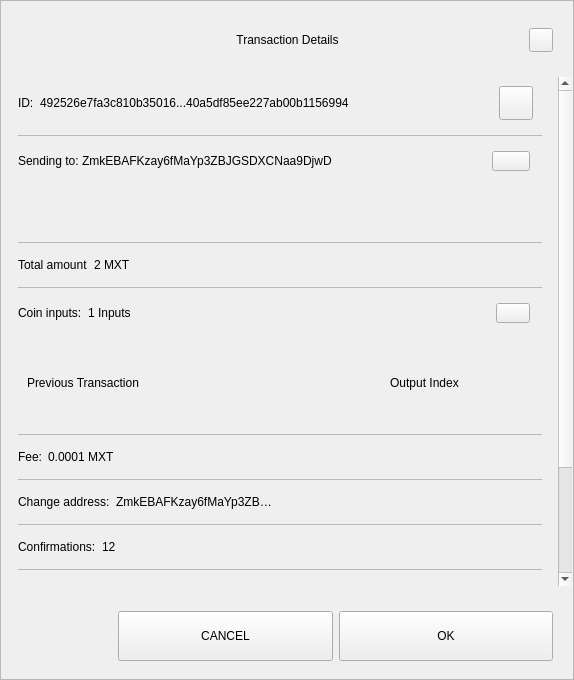
<?xml version="1.0" encoding="UTF-8"?>
<ui version="4.0">
 <class>TxDetailDialog</class>
 <widget class="QWidget" name="TxDetailDialog">
  <property name="geometry">
   <rect>
    <x>0</x>
    <y>0</y>
    <width>574</width>
    <height>680</height>
   </rect>
  </property>
  <property name="sizePolicy">
   <sizepolicy hsizetype="Preferred" vsizetype="Expanding">
    <horstretch>0</horstretch>
    <verstretch>0</verstretch>
   </sizepolicy>
  </property>
  <property name="minimumSize">
   <size>
    <width>574</width>
    <height>500</height>
   </size>
  </property>
  <property name="windowTitle">
   <string>Form</string>
  </property>
  <property name="styleSheet">
   <string notr="true"/>
  </property>
  <layout class="QVBoxLayout" name="verticalLayout_3">
   <property name="spacing">
    <number>0</number>
   </property>
   <property name="leftMargin">
    <number>0</number>
   </property>
   <property name="topMargin">
    <number>0</number>
   </property>
   <property name="rightMargin">
    <number>0</number>
   </property>
   <property name="bottomMargin">
    <number>0</number>
   </property>
   <item>
    <widget class="QFrame" name="frame">
     <property name="sizePolicy">
      <sizepolicy hsizetype="Preferred" vsizetype="Expanding">
       <horstretch>0</horstretch>
       <verstretch>0</verstretch>
      </sizepolicy>
     </property>
     <property name="styleSheet">
      <string notr="true"/>
     </property>
     <property name="frameShape">
      <enum>QFrame::StyledPanel</enum>
     </property>
     <property name="frameShadow">
      <enum>QFrame::Raised</enum>
     </property>
     <layout class="QVBoxLayout" name="verticalLayout">
      <property name="leftMargin">
       <number>0</number>
      </property>
      <property name="rightMargin">
       <number>0</number>
      </property>
      <item>
       <layout class="QHBoxLayout" name="horizontalLayout_3">
        <property name="spacing">
         <number>0</number>
        </property>
        <property name="leftMargin">
         <number>20</number>
        </property>
        <property name="topMargin">
         <number>10</number>
        </property>
        <property name="rightMargin">
         <number>20</number>
        </property>
        <item>
         <spacer name="horizontalSpacer_1">
          <property name="orientation">
           <enum>Qt::Horizontal</enum>
          </property>
          <property name="sizeHint" stdset="0">
           <size>
            <width>40</width>
            <height>20</height>
           </size>
          </property>
         </spacer>
        </item>
        <item>
         <widget class="QLabel" name="labelTitle">
          <property name="minimumSize">
           <size>
            <width>0</width>
            <height>40</height>
           </size>
          </property>
          <property name="maximumSize">
           <size>
            <width>16777215</width>
            <height>40</height>
           </size>
          </property>
          <property name="styleSheet">
           <string notr="true">padding-left:24px;</string>
          </property>
          <property name="text">
           <string>Transaction Details</string>
          </property>
          <property name="alignment">
           <set>Qt::AlignCenter</set>
          </property>
          <property name="margin">
           <number>7</number>
          </property>
         </widget>
        </item>
        <item>
         <spacer name="horizontalSpacer_2">
          <property name="orientation">
           <enum>Qt::Horizontal</enum>
          </property>
          <property name="sizeHint" stdset="0">
           <size>
            <width>40</width>
            <height>20</height>
           </size>
          </property>
         </spacer>
        </item>
        <item>
         <widget class="QPushButton" name="btnEsc">
          <property name="minimumSize">
           <size>
            <width>24</width>
            <height>24</height>
           </size>
          </property>
          <property name="maximumSize">
           <size>
            <width>24</width>
            <height>24</height>
           </size>
          </property>
          <property name="focusPolicy">
           <enum>Qt::NoFocus</enum>
          </property>
          <property name="text">
           <string/>
          </property>
         </widget>
        </item>
       </layout>
      </item>
      <item>
       <spacer name="verticalSpacer">
        <property name="orientation">
         <enum>Qt::Vertical</enum>
        </property>
        <property name="sizeType">
         <enum>QSizePolicy::Fixed</enum>
        </property>
        <property name="sizeHint" stdset="0">
         <size>
          <width>20</width>
          <height>10</height>
         </size>
        </property>
       </spacer>
      </item>
      <item>
       <widget class="QWidget" name="layoutScroll" native="true">
        <property name="minimumSize">
         <size>
          <width>0</width>
          <height>0</height>
         </size>
        </property>
        <layout class="QVBoxLayout" name="verticalLayout_4">
         <property name="leftMargin">
          <number>0</number>
         </property>
         <property name="topMargin">
          <number>0</number>
         </property>
         <property name="rightMargin">
          <number>0</number>
         </property>
         <item>
          <widget class="QScrollArea" name="scrollArea">
           <property name="styleSheet">
            <string notr="true">#scrollArea {
background:transparent;
}</string>
           </property>
           <property name="horizontalScrollBarPolicy">
            <enum>Qt::ScrollBarAlwaysOff</enum>
           </property>
           <property name="sizeAdjustPolicy">
            <enum>QAbstractScrollArea::AdjustIgnored</enum>
           </property>
           <property name="widgetResizable">
            <bool>true</bool>
           </property>
           <property name="alignment">
            <set>Qt::AlignLeading|Qt::AlignLeft|Qt::AlignTop</set>
           </property>
           <widget class="QWidget" name="scrollAreaWidgetContents">
            <property name="geometry">
             <rect>
              <x>0</x>
              <y>0</y>
              <width>556</width>
              <height>672</height>
             </rect>
            </property>
            <property name="autoFillBackground">
             <bool>false</bool>
            </property>
            <property name="styleSheet">
             <string notr="true">#scrollAreaWidgetContents {
background:transparent;
}</string>
            </property>
            <layout class="QVBoxLayout" name="verticalLayout_7">
             <property name="spacing">
              <number>0</number>
             </property>
             <property name="sizeConstraint">
              <enum>QLayout::SetDefaultConstraint</enum>
             </property>
             <property name="leftMargin">
              <number>0</number>
             </property>
             <property name="topMargin">
              <number>0</number>
             </property>
             <property name="rightMargin">
              <number>0</number>
             </property>
             <property name="bottomMargin">
              <number>0</number>
             </property>
             <item>
              <widget class="QWidget" name="content" native="true">
               <layout class="QVBoxLayout" name="verticalLayout_2">
                <property name="leftMargin">
                 <number>16</number>
                </property>
                <property name="topMargin">
                 <number>0</number>
                </property>
                <property name="rightMargin">
                 <number>16</number>
                </property>
                <item>
                 <widget class="QWidget" name="contentID" native="true">
                  <layout class="QHBoxLayout" name="horizontalLayout_12" stretch="0,1,0">
                   <property name="leftMargin">
                    <number>0</number>
                   </property>
                   <item>
                    <widget class="QLabel" name="labelId">
                     <property name="maximumSize">
                      <size>
                       <width>16777215</width>
                       <height>16777215</height>
                      </size>
                     </property>
                     <property name="text">
                      <string>ID:</string>
                     </property>
                    </widget>
                   </item>
                   <item>
                    <widget class="QLabel" name="textId">
                     <property name="text">
                      <string>492526e7fa3c810b35016...40a5df85ee227ab00b1156994</string>
                     </property>
                    </widget>
                   </item>
                   <item>
                    <widget class="QPushButton" name="pushCopy">
                     <property name="minimumSize">
                      <size>
                       <width>34</width>
                       <height>34</height>
                      </size>
                     </property>
                     <property name="maximumSize">
                      <size>
                       <width>34</width>
                       <height>34</height>
                      </size>
                     </property>
                     <property name="focusPolicy">
                      <enum>Qt::NoFocus</enum>
                     </property>
                     <property name="text">
                      <string/>
                     </property>
                     <property name="iconSize">
                      <size>
                       <width>24</width>
                       <height>24</height>
                      </size>
                     </property>
                    </widget>
                   </item>
                  </layout>
                 </widget>
                </item>
                <item>
                 <widget class="QLabel" name="labelDivider9">
                  <property name="maximumSize">
                   <size>
                    <width>16777215</width>
                    <height>1</height>
                   </size>
                  </property>
                  <property name="styleSheet">
                   <string notr="true">background-color:#bababa;</string>
                  </property>
                  <property name="text">
                   <string/>
                  </property>
                 </widget>
                </item>
                <item>
                 <widget class="QWidget" name="contentOutputs" native="true">
                  <layout class="QHBoxLayout" name="horizontalLayout_11" stretch="0,3,0">
                   <property name="spacing">
                    <number>0</number>
                   </property>
                   <property name="leftMargin">
                    <number>0</number>
                   </property>
                   <property name="rightMargin">
                    <number>12</number>
                   </property>
                   <item>
                    <widget class="QLabel" name="labelSend">
                     <property name="maximumSize">
                      <size>
                       <width>16777215</width>
                       <height>16777215</height>
                      </size>
                     </property>
                     <property name="text">
                      <string>Sending to: </string>
                     </property>
                    </widget>
                   </item>
                   <item>
                    <widget class="QLabel" name="textSend">
                     <property name="text">
                      <string>ZmkEBAFKzay6fMaYp3ZBJGSDXCNaa9DjwD </string>
                     </property>
                    </widget>
                   </item>
                   <item>
                    <widget class="QPushButton" name="pushOutputs">
                     <property name="minimumSize">
                      <size>
                       <width>34</width>
                       <height>20</height>
                      </size>
                     </property>
                     <property name="maximumSize">
                      <size>
                       <width>38</width>
                       <height>20</height>
                      </size>
                     </property>
                     <property name="focusPolicy">
                      <enum>Qt::NoFocus</enum>
                     </property>
                     <property name="styleSheet">
                      <string notr="true"/>
                     </property>
                     <property name="text">
                      <string/>
                     </property>
                    </widget>
                   </item>
                  </layout>
                 </widget>
                </item>
                <item>
                 <widget class="QScrollArea" name="outputsScrollArea">
                  <property name="minimumSize">
                   <size>
                    <width>0</width>
                    <height>50</height>
                   </size>
                  </property>
                  <property name="styleSheet">
                   <string notr="true">#outputsScrollArea {
background:transparent;
}</string>
                  </property>
                  <property name="widgetResizable">
                   <bool>true</bool>
                  </property>
                  <widget class="QWidget" name="container_outputs_base">
                   <property name="geometry">
                    <rect>
                     <x>0</x>
                     <y>0</y>
                     <width>522</width>
                     <height>48</height>
                    </rect>
                   </property>
                   <property name="styleSheet">
                    <string notr="true">#container_outputs_base {
background:transparent;
}</string>
                   </property>
                  </widget>
                 </widget>
                </item>
                <item>
                 <widget class="QLabel" name="labelDivider8">
                  <property name="maximumSize">
                   <size>
                    <width>16777215</width>
                    <height>1</height>
                   </size>
                  </property>
                  <property name="styleSheet">
                   <string notr="true">background-color:#bababa;</string>
                  </property>
                  <property name="text">
                   <string/>
                  </property>
                 </widget>
                </item>
                <item>
                 <widget class="QWidget" name="contentAmount" native="true">
                  <layout class="QHBoxLayout" name="horizontalLayout_4" stretch="0,1">
                   <property name="leftMargin">
                    <number>0</number>
                   </property>
                   <item>
                    <widget class="QLabel" name="labelAmount">
                     <property name="maximumSize">
                      <size>
                       <width>16777215</width>
                       <height>16777215</height>
                      </size>
                     </property>
                     <property name="text">
                      <string>Total amount</string>
                     </property>
                    </widget>
                   </item>
                   <item>
                    <widget class="QLabel" name="textAmount">
                     <property name="text">
                      <string>2 MXT</string>
                     </property>
                    </widget>
                   </item>
                  </layout>
                 </widget>
                </item>
                <item>
                 <widget class="QLabel" name="labelDivider6">
                  <property name="maximumSize">
                   <size>
                    <width>16777215</width>
                    <height>1</height>
                   </size>
                  </property>
                  <property name="styleSheet">
                   <string notr="true">background-color:#bababa;</string>
                  </property>
                  <property name="text">
                   <string/>
                  </property>
                 </widget>
                </item>
                <item>
                 <widget class="QWidget" name="contentInputs" native="true">
                  <layout class="QHBoxLayout" name="horizontalLayout" stretch="0,2,0">
                   <property name="leftMargin">
                    <number>0</number>
                   </property>
                   <property name="rightMargin">
                    <number>12</number>
                   </property>
                   <item>
                    <widget class="QLabel" name="labelInputs">
                     <property name="sizePolicy">
                      <sizepolicy hsizetype="Minimum" vsizetype="Preferred">
                       <horstretch>0</horstretch>
                       <verstretch>0</verstretch>
                      </sizepolicy>
                     </property>
                     <property name="maximumSize">
                      <size>
                       <width>16777215</width>
                       <height>16777215</height>
                      </size>
                     </property>
                     <property name="text">
                      <string>Coin inputs:</string>
                     </property>
                    </widget>
                   </item>
                   <item>
                    <widget class="QLabel" name="textInputs">
                     <property name="text">
                      <string>1 Inputs</string>
                     </property>
                    </widget>
                   </item>
                   <item>
                    <widget class="QPushButton" name="pushInputs">
                     <property name="maximumSize">
                      <size>
                       <width>34</width>
                       <height>20</height>
                      </size>
                     </property>
                     <property name="focusPolicy">
                      <enum>Qt::NoFocus</enum>
                     </property>
                     <property name="styleSheet">
                      <string notr="true"/>
                     </property>
                     <property name="text">
                      <string/>
                     </property>
                    </widget>
                   </item>
                  </layout>
                 </widget>
                </item>
                <item>
                 <widget class="QFrame" name="gridInputs">
                  <property name="sizePolicy">
                   <sizepolicy hsizetype="Preferred" vsizetype="MinimumExpanding">
                    <horstretch>0</horstretch>
                    <verstretch>0</verstretch>
                   </sizepolicy>
                  </property>
                  <property name="minimumSize">
                   <size>
                    <width>0</width>
                    <height>90</height>
                   </size>
                  </property>
                  <layout class="QGridLayout" name="gridLayoutInput" columnstretch="5,2" rowminimumheight="0">
                   <property name="sizeConstraint">
                    <enum>QLayout::SetMaximumSize</enum>
                   </property>
                   <property name="verticalSpacing">
                    <number>0</number>
                   </property>
                   <item row="0" column="0" alignment="Qt::AlignLeft">
                    <widget class="QLabel" name="labelTitlePrevTx">
                     <property name="text">
                      <string>Previous Transaction</string>
                     </property>
                    </widget>
                   </item>
                   <item row="0" column="1" alignment="Qt::AlignLeft">
                    <widget class="QLabel" name="labelOutputIndex">
                     <property name="text">
                      <string>Output Index</string>
                     </property>
                     <property name="alignment">
                      <set>Qt::AlignCenter</set>
                     </property>
                    </widget>
                   </item>
                  </layout>
                 </widget>
                </item>
                <item>
                 <widget class="QLabel" name="labelDivider1">
                  <property name="maximumSize">
                   <size>
                    <width>16777215</width>
                    <height>1</height>
                   </size>
                  </property>
                  <property name="styleSheet">
                   <string notr="true">background-color:#bababa;</string>
                  </property>
                  <property name="text">
                   <string/>
                  </property>
                 </widget>
                </item>
                <item>
                 <widget class="QWidget" name="contentFee" native="true">
                  <layout class="QHBoxLayout" name="horizontalLayout_7" stretch="0,1">
                   <property name="leftMargin">
                    <number>0</number>
                   </property>
                   <item>
                    <widget class="QLabel" name="labelFee">
                     <property name="maximumSize">
                      <size>
                       <width>16777215</width>
                       <height>16777215</height>
                      </size>
                     </property>
                     <property name="text">
                      <string>Fee:</string>
                     </property>
                    </widget>
                   </item>
                   <item>
                    <widget class="QLabel" name="textFee">
                     <property name="text">
                      <string>0.0001 MXT</string>
                     </property>
                    </widget>
                   </item>
                  </layout>
                 </widget>
                </item>
                <item>
                 <widget class="QLabel" name="labelDivider2">
                  <property name="maximumSize">
                   <size>
                    <width>16777215</width>
                    <height>1</height>
                   </size>
                  </property>
                  <property name="styleSheet">
                   <string notr="true">background-color:#bababa;</string>
                  </property>
                  <property name="text">
                   <string/>
                  </property>
                 </widget>
                </item>
                <item>
                 <widget class="QWidget" name="contentChangeAddress" native="true">
                  <layout class="QHBoxLayout" name="horizontalLayout_6" stretch="0,1">
                   <property name="leftMargin">
                    <number>0</number>
                   </property>
                   <item>
                    <widget class="QLabel" name="labelChange">
                     <property name="maximumSize">
                      <size>
                       <width>16777215</width>
                       <height>16777215</height>
                      </size>
                     </property>
                     <property name="text">
                      <string>Change address:</string>
                     </property>
                    </widget>
                   </item>
                   <item>
                    <widget class="QLabel" name="textChange">
                     <property name="text">
                      <string>ZmkEBAFKzay6fMaYp3ZB… </string>
                     </property>
                    </widget>
                   </item>
                  </layout>
                 </widget>
                </item>
                <item>
                 <widget class="QLabel" name="labelDivider4">
                  <property name="maximumSize">
                   <size>
                    <width>16777215</width>
                    <height>1</height>
                   </size>
                  </property>
                  <property name="styleSheet">
                   <string notr="true">background-color:#bababa;</string>
                  </property>
                  <property name="text">
                   <string/>
                  </property>
                 </widget>
                </item>
                <item>
                 <widget class="QWidget" name="contentConfirmations" native="true">
                  <layout class="QHBoxLayout" name="horizontalLayout_8" stretch="0,1">
                   <property name="leftMargin">
                    <number>0</number>
                   </property>
                   <item>
                    <widget class="QLabel" name="labelConfirmations">
                     <property name="maximumSize">
                      <size>
                       <width>16777215</width>
                       <height>16777215</height>
                      </size>
                     </property>
                     <property name="text">
                      <string>Confirmations:</string>
                     </property>
                    </widget>
                   </item>
                   <item>
                    <widget class="QLabel" name="textConfirmations">
                     <property name="text">
                      <string>12</string>
                     </property>
                    </widget>
                   </item>
                  </layout>
                 </widget>
                </item>
                <item>
                 <widget class="QLabel" name="labelDivider7">
                  <property name="maximumSize">
                   <size>
                    <width>16777215</width>
                    <height>1</height>
                   </size>
                  </property>
                  <property name="styleSheet">
                   <string notr="true">background-color:#bababa;</string>
                  </property>
                  <property name="text">
                   <string/>
                  </property>
                 </widget>
                </item>
                <item>
                 <widget class="QWidget" name="contentSize" native="true">
                  <layout class="QHBoxLayout" name="horizontalLayout_9" stretch="0,1">
                   <property name="leftMargin">
                    <number>0</number>
                   </property>
                   <item>
                    <widget class="QLabel" name="labelSize">
                     <property name="maximumSize">
                      <size>
                       <width>16777215</width>
                       <height>16777215</height>
                      </size>
                     </property>
                     <property name="text">
                      <string>Size:</string>
                     </property>
                    </widget>
                   </item>
                   <item>
                    <widget class="QLabel" name="textSize">
                     <property name="text">
                      <string>2 kB</string>
                     </property>
                    </widget>
                   </item>
                  </layout>
                 </widget>
                </item>
                <item>
                 <widget class="QLabel" name="labelDivider3">
                  <property name="maximumSize">
                   <size>
                    <width>16777215</width>
                    <height>1</height>
                   </size>
                  </property>
                  <property name="styleSheet">
                   <string notr="true">background-color:#bababa;</string>
                  </property>
                  <property name="text">
                   <string/>
                  </property>
                 </widget>
                </item>
                <item>
                 <widget class="QWidget" name="contentDate" native="true">
                  <layout class="QHBoxLayout" name="horizontalLayout_5" stretch="0,1">
                   <property name="leftMargin">
                    <number>0</number>
                   </property>
                   <item>
                    <widget class="QLabel" name="labelDate">
                     <property name="maximumSize">
                      <size>
                       <width>16777215</width>
                       <height>16777215</height>
                      </size>
                     </property>
                     <property name="text">
                      <string>Date:</string>
                     </property>
                    </widget>
                   </item>
                   <item>
                    <widget class="QLabel" name="textDate">
                     <property name="text">
                      <string>May 25, 2017</string>
                     </property>
                    </widget>
                   </item>
                  </layout>
                 </widget>
                </item>
                <item>
                 <widget class="QLabel" name="labelDivider5">
                  <property name="maximumSize">
                   <size>
                    <width>16777215</width>
                    <height>1</height>
                   </size>
                  </property>
                  <property name="styleSheet">
                   <string notr="true">background-color:#bababa;</string>
                  </property>
                  <property name="text">
                   <string/>
                  </property>
                 </widget>
                </item>
                <item>
                 <widget class="QWidget" name="contentStatus" native="true">
                  <layout class="QHBoxLayout" name="horizontalLayout_10" stretch="0,1">
                   <property name="leftMargin">
                    <number>0</number>
                   </property>
                   <item>
                    <widget class="QLabel" name="labelStatus">
                     <property name="maximumSize">
                      <size>
                       <width>16777215</width>
                       <height>16777215</height>
                      </size>
                     </property>
                     <property name="text">
                      <string>Status:</string>
                     </property>
                    </widget>
                   </item>
                   <item>
                    <widget class="QLabel" name="textStatus">
                     <property name="text">
                      <string>Spendable</string>
                     </property>
                    </widget>
                   </item>
                  </layout>
                 </widget>
                </item>
                <item>
                 <spacer name="verticalSpacer_2">
                  <property name="orientation">
                   <enum>Qt::Vertical</enum>
                  </property>
                  <property name="sizeType">
                   <enum>QSizePolicy::Expanding</enum>
                  </property>
                  <property name="sizeHint" stdset="0">
                   <size>
                    <width>20</width>
                    <height>10</height>
                   </size>
                  </property>
                 </spacer>
                </item>
                <item>
                 <widget class="QLabel" name="labelWarning">
                  <property name="text">
                   <string>TextLabel</string>
                  </property>
                  <property name="alignment">
                   <set>Qt::AlignCenter</set>
                  </property>
                 </widget>
                </item>
               </layout>
              </widget>
             </item>
            </layout>
           </widget>
          </widget>
         </item>
        </layout>
       </widget>
      </item>
      <item>
       <widget class="QWidget" name="containerButtons" native="true">
        <layout class="QHBoxLayout" name="horizontalLayout1" stretch="1,2,2">
         <property name="leftMargin">
          <number>10</number>
         </property>
         <property name="rightMargin">
          <number>20</number>
         </property>
         <item>
          <spacer name="horizontalSpacer_3">
           <property name="orientation">
            <enum>Qt::Horizontal</enum>
           </property>
           <property name="sizeHint" stdset="0">
            <size>
             <width>40</width>
             <height>20</height>
            </size>
           </property>
          </spacer>
         </item>
         <item>
          <widget class="QPushButton" name="btnCancel">
           <property name="minimumSize">
            <size>
             <width>200</width>
             <height>50</height>
            </size>
           </property>
           <property name="focusPolicy">
            <enum>Qt::NoFocus</enum>
           </property>
           <property name="text">
            <string>CANCEL</string>
           </property>
          </widget>
         </item>
         <item>
          <widget class="QPushButton" name="btnSave">
           <property name="minimumSize">
            <size>
             <width>200</width>
             <height>50</height>
            </size>
           </property>
           <property name="focusPolicy">
            <enum>Qt::NoFocus</enum>
           </property>
           <property name="text">
            <string>OK</string>
           </property>
          </widget>
         </item>
        </layout>
       </widget>
      </item>
     </layout>
    </widget>
   </item>
  </layout>
 </widget>
 <resources/>
 <connections/>
</ui>
